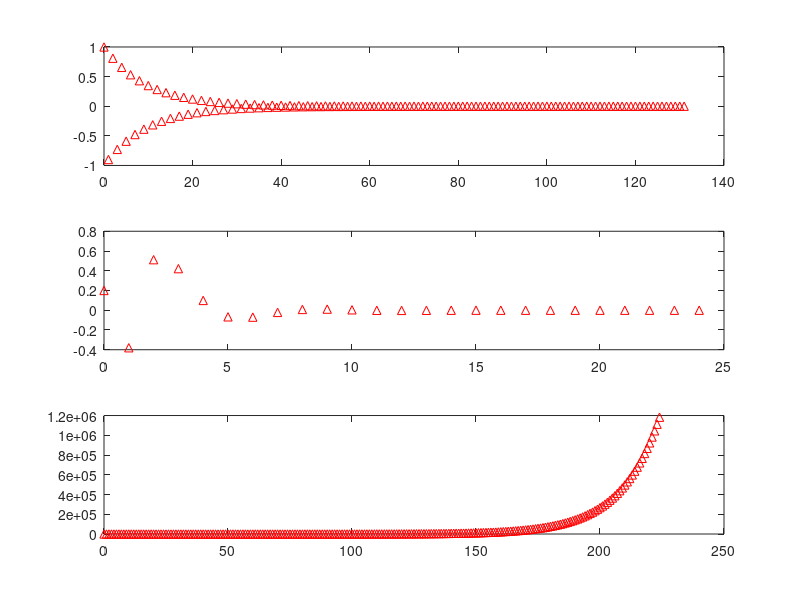

The MATLAB script that drew this image:
delta=[1,zeros(1,127)];
n=0:127;
a=[1 0.9];
b=[1];
subplot(3,1,1)
impz(b,a)
a1=[1 -0.6 0.3];
b1=[0.2 -0.5 0.8];
subplot(3,1,2)
impz(b1,a1)
a2=[1 -0.5 -0.6];
b2=[1 0.5 0.25];
subplot(3,1,3)
impz(b2,a2)
